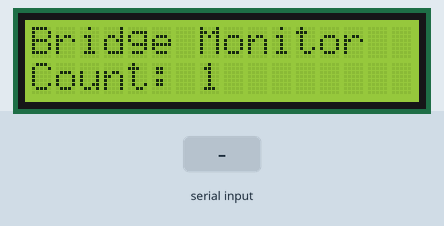
This sketch was run on a simulated ESP32. Parts: 16×2 character LCD. The test bench sets the inputs (shaded band). What the sketch prints to the serial monitor is not drawn.

Above: at 1.6 s.
1.7 s: "CLEAR\n" received over Serial
At 2.8 s:
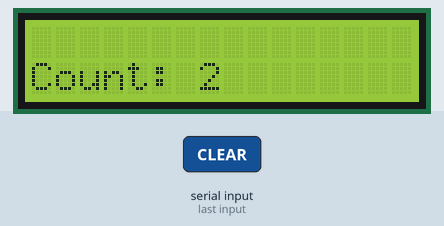
4.7 s: "BACKLIGHT OFF\n" received over Serial
At 5.8 s:
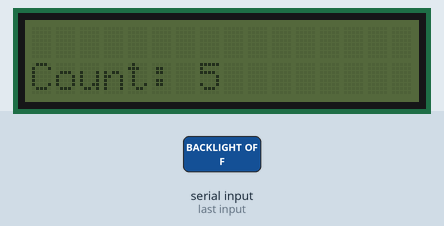
7.7 s: "DEMO\n" received over Serial
At 8.8 s:
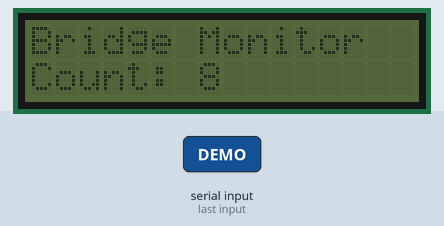
10.7 s: "CLEAR\n" received over Serial
At 11.8 s:
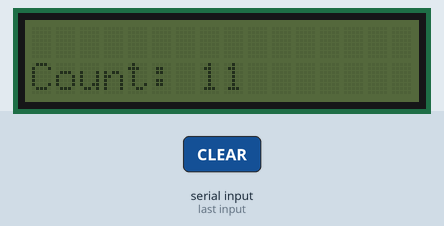
12.5 s: "BACKLIGHT ON\n" received over Serial
At 13.7 s:
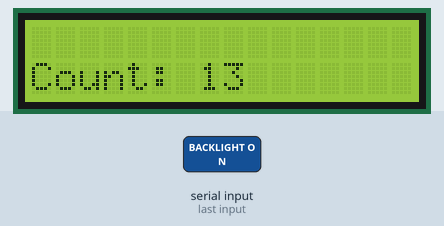
Timing chart, 0 to 15.5 s (numbered marks = the images above; inputs shaded):
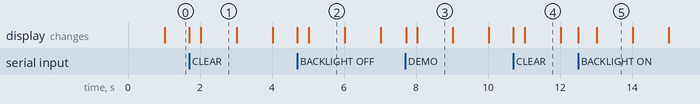

The sketch:

03_LCD_I2C_Test.ino
```cpp
/*
  BRIDGE HEALTH MONITOR — 16x2 I2C LCD TEST
  Board: ESP32-WROOM-32 / ESP32 DevKit
  Pins: SDA = GPIO21, SCL = GPIO22; default backpack address = 0x27
  Library: LiquidCrystal_I2C (same library used by the final project sketch)
  Purpose: Tests LCD initialization, backlight, text rendering and basic updates.
  Operation:
    1. Upload by itself.
    2. Open Serial Monitor at 115200 baud, Newline.
    3. Type HELP. Commands: HELP, CLEAR, BACKLIGHT ON, BACKLIGHT OFF, DEMO.
  If the screen lights but shows no text, adjust the backpack contrast potentiometer.
  If your I2C scanner reports a different LCD address, change LCD_ADDR below.
*/

#include <Wire.h>
#include <LiquidCrystal_I2C.h>

static const int SDA_PIN=21, SCL_PIN=22;
static const uint8_t LCD_ADDR=0x27;
LiquidCrystal_I2C lcd(LCD_ADDR,16,2);
unsigned long lastDemo=0;
uint32_t counter=0;

void showHelp() {
  Serial.println(F("\nCommands: HELP, CLEAR, BACKLIGHT ON, BACKLIGHT OFF, DEMO"));
}

void runDemo() {
  lcd.clear();
  lcd.setCursor(0,0); lcd.print("Bridge Monitor");
  lcd.setCursor(0,1); lcd.print("LCD test PASS");
  Serial.printf("LCD demo written at I2C address 0x%02X.\n",LCD_ADDR);
}

void setup() {
  Serial.begin(115200);
  Serial.setTimeout(50);
  Wire.begin(SDA_PIN,SCL_PIN);
  Wire.setClock(100000);
  lcd.init();
  lcd.backlight();
  lcd.clear();
  Serial.println(F("\n=== LCD I2C Test ==="));
  Serial.printf("Using address 0x%02X, SDA=GPIO21, SCL=GPIO22.\n",LCD_ADDR);
  showHelp();
  runDemo();
}

void loop() {
  if (Serial.available()) {
    String command=Serial.readStringUntil('\n');
    command.trim(); command.toUpperCase();
    if(command=="HELP") showHelp();
    else if(command=="CLEAR") { lcd.clear(); Serial.println(F("LCD cleared.")); }
    else if(command=="BACKLIGHT ON") { lcd.backlight(); Serial.println(F("Backlight ON.")); }
    else if(command=="BACKLIGHT OFF") { lcd.noBacklight(); Serial.println(F("Backlight OFF.")); }
    else if(command=="DEMO") runDemo();
    else if(command.length()) Serial.println(F("Unknown command. Type HELP."));
  }
  if(millis()-lastDemo>=1000) {
    lastDemo=millis();
    ++counter;
    lcd.setCursor(0,1);
    lcd.print("Count: ");
    lcd.print(counter);
    lcd.print("       ");
  }
}
```

Measured:
- after the input at 1.7 s, the display: first changes at once (image 1 shows a later state)
- after the input at 4.7 s, the display: first changes at once (image 2 shows a later state)
- after the input at 7.7 s, the display: first changes at once (image 3 shows a later state)
- after the input at 10.7 s, the display: first changes at once (image 4 shows a later state)
- after the input at 12.5 s, the display: first changes at once (image 5 shows a later state)
- what the display in image 1 shows lasts 1.0 s, from 2.0 s to 3.0 s
